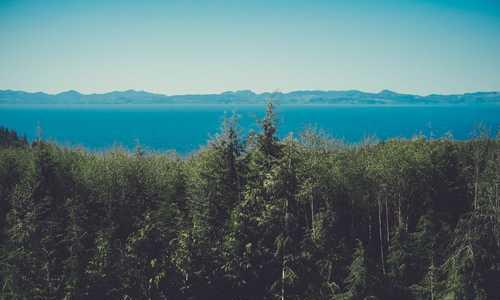
#> input picture images/url0.png, 500 x 300 px
$ python Image_resizing.py
#> lines starting #> are read from the running program, lines starting #| are printed output that depends on the picture

import cv2
import numpy as np

image = cv2.imread("images/url0.png")
#> image is the input picture: shape (300, 500, 3); mean B, G, R 120, 115.9, 82

print("Original Image Size: ", image.shape)
#| Original Image Size:  (300, 500, 3)
cv2.imshow("Original Image", image)

resizing = (300, 200)

resize_end = cv2.resize(image, resizing, interpolation=cv2.INTER_LINEAR)
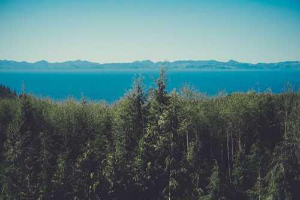
#> resize_end: shape (200, 300, 3); mean B, G, R 120, 115.9, 82

print("Resized-Down values: ", resizing)
cv2.imshow("Resized-Down", resize_end)

resizing_d = (600, 400)

resize_Up = cv2.resize(image, resizing_d, interpolation=cv2.INTER_LINEAR)

print("Resized-Up value: ", resizing_d)
cv2.imshow("Resized-Up", resize_Up)

scale_up_x = 1.2
scale_up_y = 1.2

scale_down = 0.6

scaled_f_down = cv2.resize(image, None, fx= scale_down, fy= scale_down, interpolation= cv2.INTER_LINEAR)

print("scaled_f_down values: ", scale_down)
cv2.imshow("scaled_f_down", scaled_f_down)

scaled_f_up = cv2.resize(image, None, fx= scale_up_x, fy= scale_up_y, interpolation= cv2.INTER_LINEAR)

print("scaled_f_up values: ", "(", scale_up_x, ",", scale_up_y, ")")
cv2.imshow("scaled_f_up", scaled_f_up)

res_inter_nearest = cv2.resize(image, None, fx= scale_down, fy= scale_down, interpolation= cv2.INTER_NEAREST)
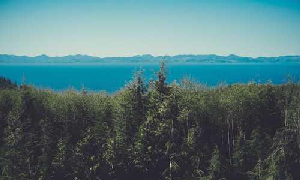
#> res_inter_nearest: shape (180, 300, 3); mean B, G, R 120.2, 116.1, 82
res_inter_linear = cv2.resize(image, None, fx= scale_down, fy= scale_down, interpolation= cv2.INTER_LINEAR)
res_inter_area = cv2.resize(image, None, fx= scale_down, fy= scale_down, interpolation= cv2.INTER_AREA)

vertical= np.concatenate((res_inter_nearest, res_inter_linear, res_inter_area), axis = 1)
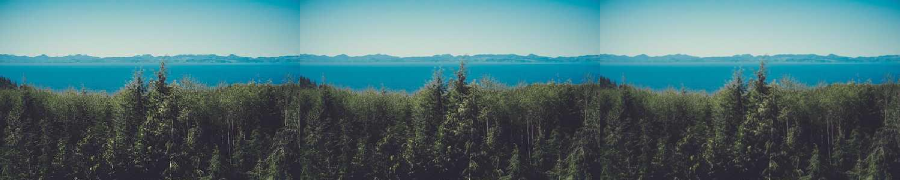
#> vertical: shape (180, 900, 3); mean B, G, R 120.1, 115.9, 82
# Display the image Press any key to continue
cv2.imshow('Inter Nearest :: Inter Linear :: Inter Area', vertical)


cv2.waitKey(0)

cv2.destroyAllWindows()

$ run again, with images/url3.png copied over images/url0.png
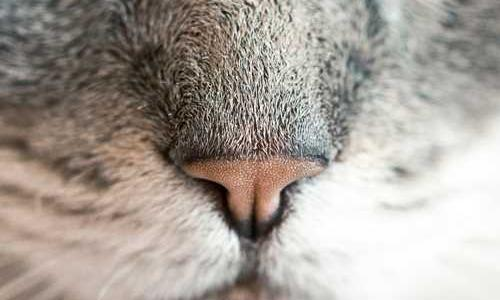
#> input picture images/url3.png, 500 x 300 px
#> image is the input picture: shape (300, 500, 3); mean B, G, R 153.1, 160.6, 168.5
#| Original Image Size:  (300, 500, 3)
#> `resize_Up = cv2.resize(image, resizing_d, interpolation=cv2.INTER_LINE..`:
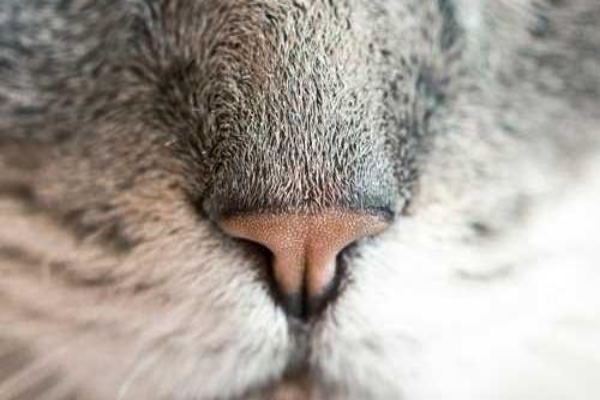
#> resize_Up: shape (400, 600, 3); mean B, G, R 153, 160.5, 168.4
#> `vertical= np.concatenate((res_inter_nearest, res_inter_linear, res_int..`:
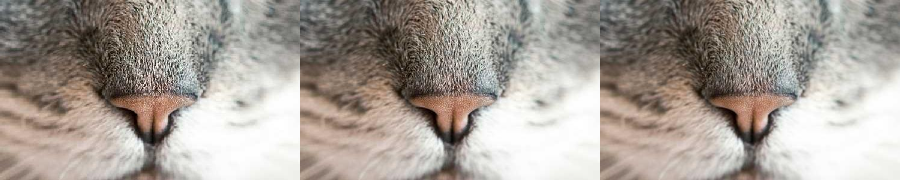
#> vertical: shape (180, 900, 3); mean B, G, R 153, 160.5, 168.4
